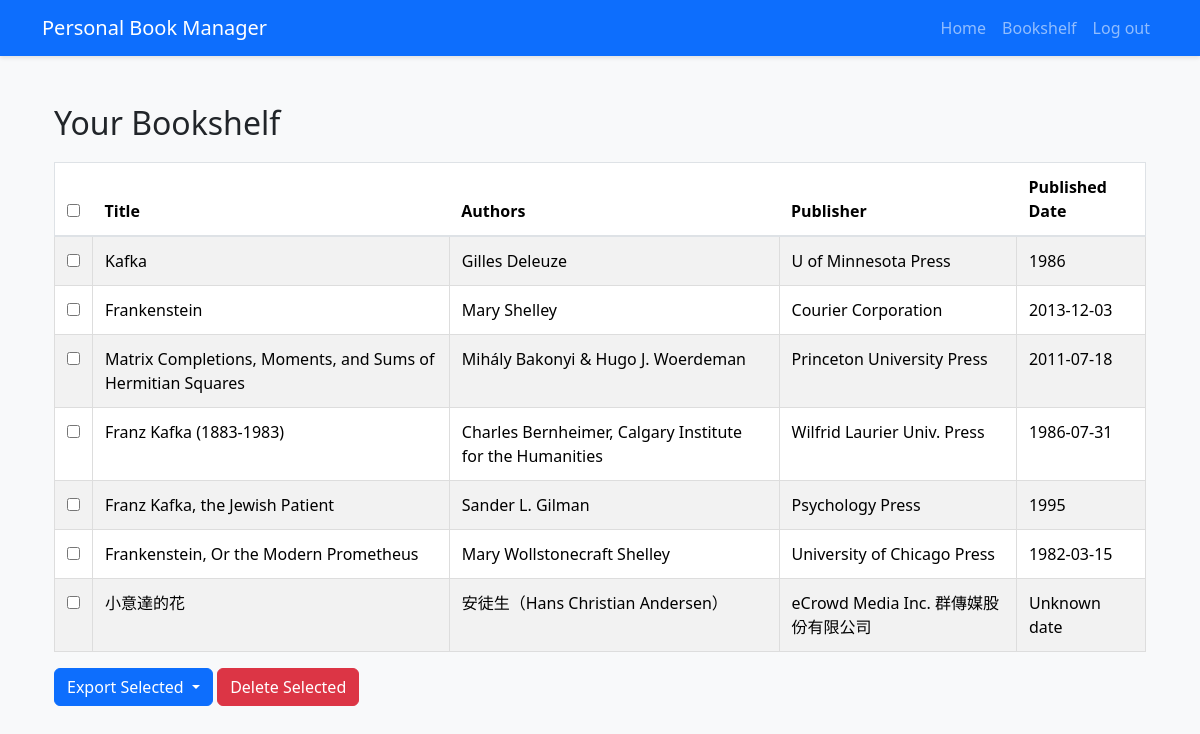
Page /bookshelf (signed in) on the earlier database version.
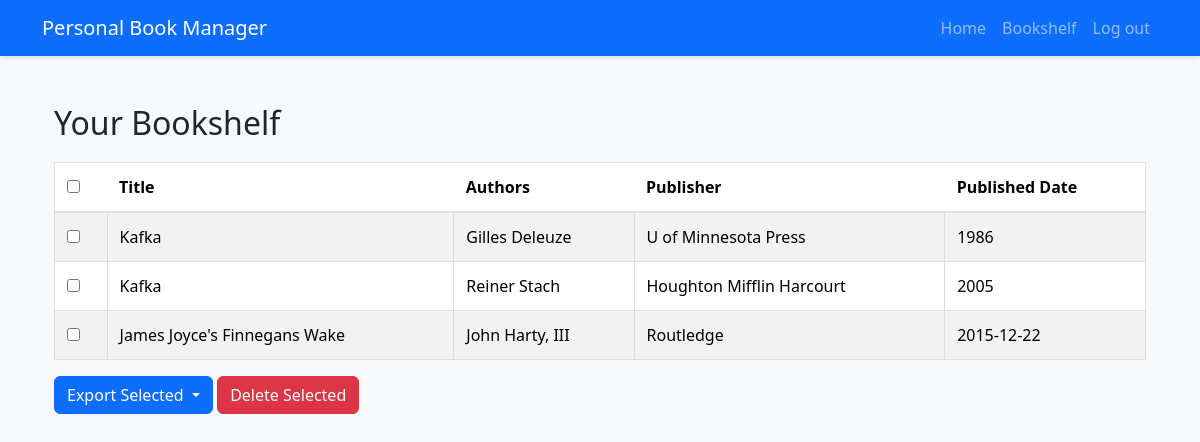
Same page on the later database version.
### tables this page shows
CREATE TABLE books (
    id INTEGER PRIMARY KEY AUTOINCREMENT NOT NULL,
    title TEXT,
    authors TEXT,
    publisher TEXT,
    publishedDate INTEGER,
    user_id INTEGER,
    FOREIGN KEY (user_id) REFERENCES users (id)
);

### app.py (the view)
@app.route("/bookshelf", methods=["GET", "POST"])
@login_required
def bookshelf():
    user_id = session.get("user_id")
    if request.method == "POST":
        data = request.get_json()
        book_ids = data.get('books', [])
        if not book_ids:
            return jsonify({'success': False, 'message': 'No books selected for deletion'}), 400
        db.execute(
            """
            DELETE FROM books WHERE id IN ({seq}) AND user_id = ?
            """.format(seq=','.join(['?']*len(book_ids))),
            *book_ids, user_id
        )
        return jsonify({'success': True, 'message': 'Books deleted successfully'}), 200
    else:
        books = db.execute(
            """
            SELECT * FROM books WHERE user_id = ?
            """,
            user_id
        )
        for book in books:
            book['authors'] = book['authors'].split(', ')
        return render_template("bookshelf.html", books=books)

### app.py (called while the page is built)
def login_required(f):
    @wraps(f)
    def decorated_function(*args, **kwargs):
        if session.get("user_id") is None:
            return redirect("/login")
        return f(*args, **kwargs)
    return decorated_function

@app.after_request
def after_request(response):
    response.headers["Cache-Control"] = "no-cache, no-store, must-revalidate"
    response.headers["Expires"] = 0
    response.headers["Pragma"] = "no-cache"
    return response

### templates/bookshelf.html (shortened to what this page needs)
{% extends "layout.html" %}
{% block content %}
	<div class="container mt-4">
		<h2>Your Bookshelf</h2>
		{% if books %}
			<form id="bookshelfForm">
				<table class="table table-striped">
					<thead>
						<tr>
							<th><input type="checkbox" id="selectAll" /></th>
							<th>Title</th>
							<th>Authors</th>
							<th>Publisher</th>
							<th>Published Date</th>
						</tr>
					</thead>
					<tbody>
						{% for book in books %}
							<tr>
								<td>
									<input type="checkbox" name="book" value="{{ book.id }}" />
								</td>
								<td>{{ book.title }}</td>
								<td>{{ ', '.join(book.authors) }}</td>
								<td>{{ book.publisher }}</td>
								<td>{{ book.publishedDate }}</td>
							</tr>
						{% endfor %}
					</tbody>
				</table>
				<div class="btn-group">
					<button
						type="button"
						class="btn btn-primary dropdown-toggle"
						data-bs-toggle="dropdown"
						aria-haspopup="true"
						aria-expanded="false"
					>
						Export Selected
					</button>
				</div>
				<button type="button" id="deleteSelected" class="btn btn-danger">
					Delete Selected
				</button>
			</form>
		{% else %}
			<p>You have no books in your bookshelf.</p>
		{% endif %}
	</div>
{% endblock %}

Differences in the rows shown:
removed books: title "Frankenstein", authors "Mary Shelley", publisher "Courier Corporation", publishedDate "2013-12-03"
removed books: title "Matrix Completions, Moments, and Sums of Hermitian Squares", authors "Mihály Bakonyi & Hugo J. Woerdeman", publisher "Princeton University Press", publishedDate "2011-07-18"
removed books: title "Franz Kafka (1883-1983)", authors "Charles Bernheimer, Calgary Institute for the Humanities", publisher "Wilfrid Laurier Univ. Press", publishedDate "1986-07-31"
removed books: title "Franz Kafka, the Jewish Patient", authors "Sander L. Gilman", publisher "Psychology Press", publishedDate "1995"
removed books: title "Frankenstein, Or the Modern Prometheus", authors "Mary Wollstonecraft Shelley", publisher "University of Chicago Press", publishedDate "1982-03-15"
removed books: title "小意達的花", authors "安徒生（Hans Christian Andersen）", publisher "eCrowd Media Inc. 群傳媒股份有限公司", publishedDate "Unknown date"
added books: title "Kafka", authors "Reiner Stach", publisher "Houghton Mifflin Harcourt", publishedDate "2005"
added books: title "James Joyce's Finnegans Wake", authors "John Harty, III", publisher "Routledge", publishedDate "2015-12-22"
